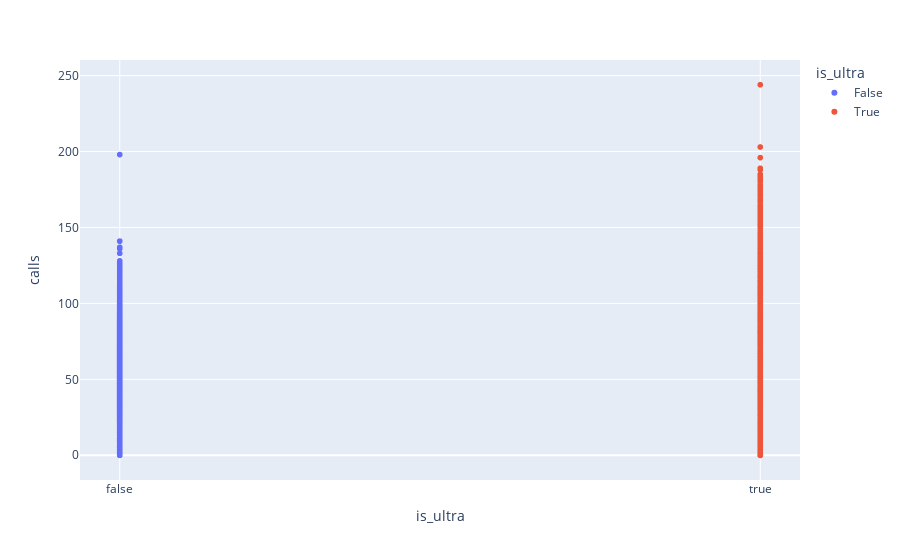

Write notebook code for a chart like this one.
### Code cell
px.scatter(x="is_ultra", y="calls", data_frame=user_behavior, color="is_ultra")

### Figure 1 — Plotly figure (JSON) as saved in the notebook; plotly's stock layout.template omitted (floating-point values rounded to 4 significant figures; data arrays with more than 128 entries replaced by an {"elided": "..."} marker saying what was removed)
{"data": [{"hovertemplate": "is_ultra=%{x}<br>calls=%{y}<extra></extra>", "legendgroup": "False", "marker": {"color": "#636efa", "symbol": "circle"}, "mode": "markers", "name": "False", "showlegend": true, "type": "scattergl", "x": {"elided": "2229 bool values"}, "xaxis": "x", "y": {"elided": "2229 int values"}, "yaxis": "y"}, {"hovertemplate": "is_ultra=%{x}<br>calls=%{y}<extra></extra>", "legendgroup": "True", "marker": {"color": "#EF553B", "symbol": "circle"}, "mode": "markers", "name": "True", "showlegend": true, "type": "scattergl", "x": {"elided": "985 bool values"}, "xaxis": "x", "y": {"elided": "985 int values"}, "yaxis": "y"}], "layout": {"legend": {"title": {"text": "is_ultra"}, "tracegroupgap": 0}, "margin": {"t": 60}, "xaxis": {"anchor": "y", "categoryarray": [false, true], "categoryorder": "array", "domain": [0, 1], "title": {"text": "is_ultra"}}, "yaxis": {"anchor": "x", "domain": [0, 1], "title": {"text": "calls"}}}}
